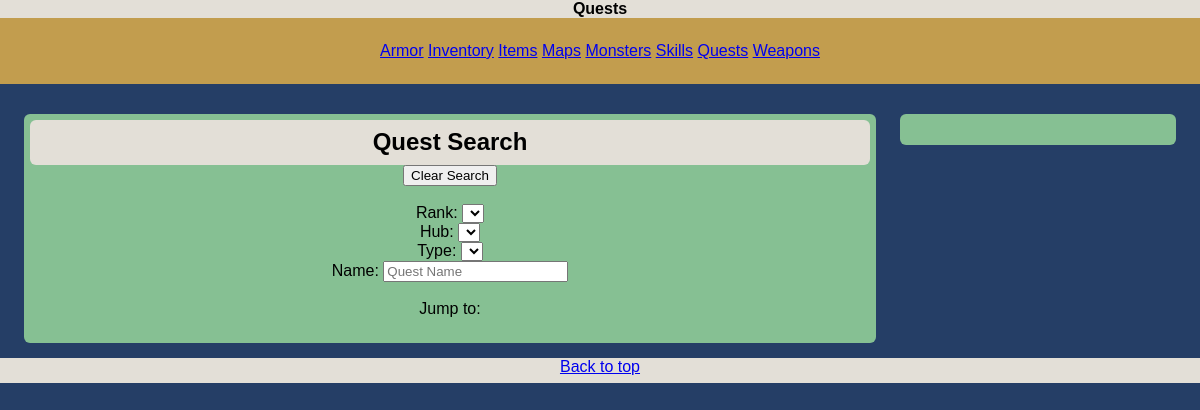
The app's page /quests.php, older data.
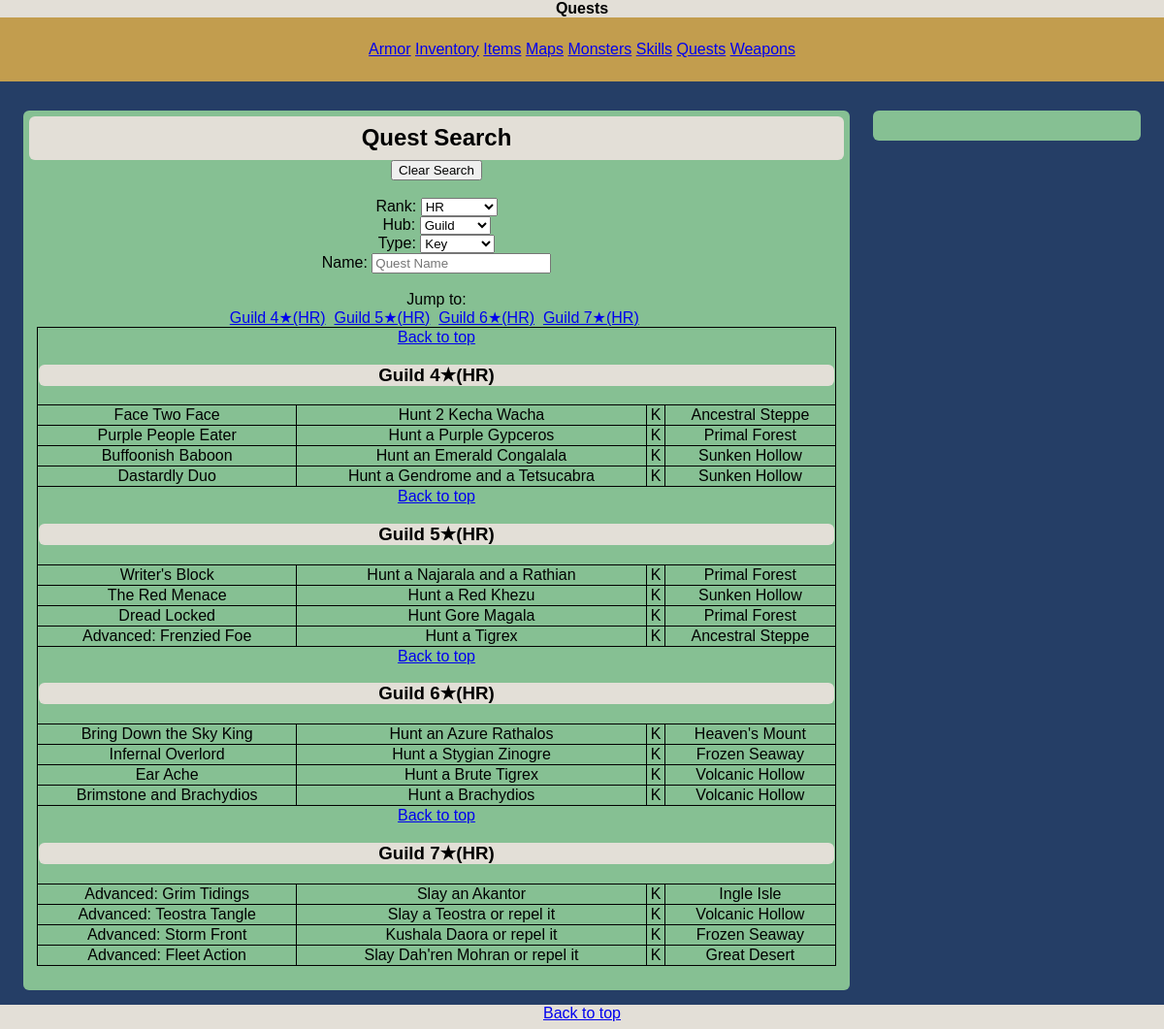
The same page, newer data.
### tables this page shows
CREATE TABLE IF NOT EXISTS `quest` (
  `questId` int(5) NOT NULL,
  `name` varchar(80) NOT NULL,
  `goal` varchar(80) NOT NULL,
  `hub` varchar(20) DEFAULT NULL,
  `hubId` int(1) NOT NULL,
  `type` varchar(10) DEFAULT NULL,
  `typeId` int(1) NOT NULL,
  `stars` int(2) DEFAULT NULL,
  `rankId` int(5) NOT NULL,
  `rank` varchar(2) DEFAULT NULL,
  `locationId` int(5) DEFAULT NULL,
  `timeLimit` int(2) DEFAULT NULL,
  `fee` int(4) DEFAULT NULL,
  `reward` int(5) DEFAULT NULL,
  `hunterRankPoints` int(4) DEFAULT NULL,
  `subGoal` varchar(80) DEFAULT NULL,
  `subReward` int(5) DEFAULT NULL,
  `subHunterRankPoints` int(4) DEFAULT NULL,
  PRIMARY KEY (`questId`)
);

CREATE TABLE IF NOT EXISTS `areas` (
  `id` int(5) NOT NULL,
  `name` varchar(25) NOT NULL,
  `map` varchar(25) DEFAULT NULL,
  PRIMARY KEY (`id`)
);

### assets/modules/quests/vars.php (called while the page is built, shortened)
<?php
    $rankId=2;
    $questHubId=2;
    $questTypeId=2;
    $questName=null;
?>

### assets/modules/quests/query.php (called while the page is built)
<?php
    $sql = 'SELECT q.*, a.name location
            FROM quest q
                JOIN areas a ON a.id=q.locationId
            WHERE (0='.$rankId.' OR q.rankId='.$rankId.')
                AND (0='.$questHubId.' OR q.hubId='.$questHubId.')
                AND (0='.$questTypeId.' OR q.typeId='.$questTypeId.')
                AND q.name like "%'.$questName.'%"
            ORDER by questId';
    $result = mysqli_query($mysqli,$sql) or die(mysqli_error($mysqli) . '; quest table error');
?>

### assets/modules/quests/table.php (the view, shortened to what this page needs)
<table class='data' style='width:100%;'>
    Jump to:<br>
    <?php
        $jumps=array();
        while($row=mysqli_fetch_array($result))
        {
            switch($row['type']){
                case 'Key':
                    $type='K';
                    break;
            }
            $nextJump=$row['hub'] . '&nbsp;' . $row['stars'] . '&#9733;(' . $row['rank'] .')';
            if (!in_array($nextJump, $jumps)) {
                $jumps[]=$nextJump;
                echo("<a href='#".$nextJump."'>".$nextJump."</a>"."&nbsp; ");
                echo("<tr><td colspan=4><a name='".$nextJump."' class='menu'><a href='#top'>Back to top</a><h3>".$nextJump."</h3></a></td></tr>");
            }
            echo("<tr>")
                ."<td colspan=1>" . $row['name']
                ."<td colspan=1>" . $row['goal']
                ."<td colspan=1>" . $type
                ."<td colspan=1>" . $row['location']
            ."</tr>";
        }
    ?>
</table>

### assets/modules/quests/dropdown.php
<?php
    $sql = "SELECT rankId, name
            FROM rank
            ORDER BY rankId";
    $result=mysqli_query($mysqli, $sql) or die(mysqli_error($mysqli) . '; rank dropdown error');
    echo "Rank: <select name='rank' onchange='this.form.submit()' value='' >Rank</option>";
    while($row=mysqli_fetch_array($result))
    {
        if($row[rankId]==$rankId) {
            echo "<option value=$row[rankId] selected>$row[name]</option>";
        } else {
            echo "<option value=$row[rankId]>$row[name]</option>";
        }
    }
    echo "</select>";
?>
<br>
<?php
    $sql = "SELECT questHubId, name
            FROM questhub
            ORDER BY questHubId";
    $result=mysqli_query($mysqli, $sql) or die(mysqli_error($mysqli) . '; questhub dropdown error');
    echo "Hub: <select name='questHub' onchange='this.form.submit()' value='' >Hub</option>";
    while($row=mysqli_fetch_array($result))
    {
        if($row[questHubId]==$questHubId) {
            echo "<option value=$row[questHubId] selected>$row[name]</option>";
        } else {
            echo "<option value=$row[questHubId]>$row[name]</option>";
        }
    }
    echo "</select>";
?>
<br>
<?php
    $sql = "SELECT questTypeId, name
            FROM questType
            ORDER BY questTypeId";
    $result=mysqli_query($mysqli, $sql) or die(mysqli_error($mysqli) . '; questType dropdown error');
    echo "Type: <select name='questType' onchange='this.form.submit()' value='' >Type</option>";
    while($row=mysqli_fetch_array($result))
    {
        if($row[questTypeId]==$questTypeId) {
            echo "<option value=$row[questTypeId] selected>$row[name]</option>";
        } else {
            echo "<option value=$row[questTypeId]>$row[name]</option>";
        }
    }
    echo "</select>";
?>
<br>

Row changes from the older to the newer data that the page shows:
added quest: nextJump "Guild 4★(HR)", name "Face Two Face", goal "Hunt 2 Kecha Wacha", type "K", areas.name "Ancestral Steppe"
added quest: name "Purple People Eater", goal "Hunt a Purple Gypceros", type "K", areas.name "Primal Forest"
added quest: name "Buffoonish Baboon", goal "Hunt an Emerald Congalala", type "K", areas.name "Sunken Hollow"
added quest: name "Dastardly Duo", goal "Hunt a Gendrome and a Tetsucabra", type "K", areas.name "Sunken Hollow"
added quest: nextJump "Guild 5★(HR)", name "Writer's Block", goal "Hunt a Najarala and a Rathian", type "K", areas.name "Primal Forest"
added quest: name "The Red Menace", goal "Hunt a Red Khezu", type "K", areas.name "Sunken Hollow"
added quest: name "Dread Locked", goal "Hunt Gore Magala", type "K", areas.name "Primal Forest"
added quest: name "Advanced: Frenzied Foe", goal "Hunt a Tigrex", type "K", areas.name "Ancestral Steppe"
added quest: nextJump "Guild 6★(HR)", name "Bring Down the Sky King", goal "Hunt an Azure Rathalos", type "K", areas.name "Heaven's Mount"
added quest: name "Infernal Overlord", goal "Hunt a Stygian Zinogre", type "K", areas.name "Frozen Seaway"
added quest: name "Ear Ache", goal "Hunt a Brute Tigrex", type "K", areas.name "Volcanic Hollow"
added quest: name "Brimstone and Brachydios", goal "Hunt a Brachydios", type "K", areas.name "Volcanic Hollow"
added quest: nextJump "Guild 7★(HR)", name "Advanced: Grim Tidings", goal "Slay an Akantor", type "K", areas.name "Ingle Isle"
added quest: name "Advanced: Teostra Tangle", goal "Slay a Teostra or repel it", type "K", areas.name "Volcanic Hollow"
added quest: name "Advanced: Storm Front", goal "Kushala Daora or repel it", type "K", areas.name "Frozen Seaway"
added quest: name "Advanced: Fleet Action", goal "Slay Dah'ren Mohran or repel it", type "K", areas.name "Great Desert"
Text that changed along with them:
form field rank: (not shown) → "HR"
form field questHub: (not shown) → "Guild"
form field questType: (not shown) → "Key"
